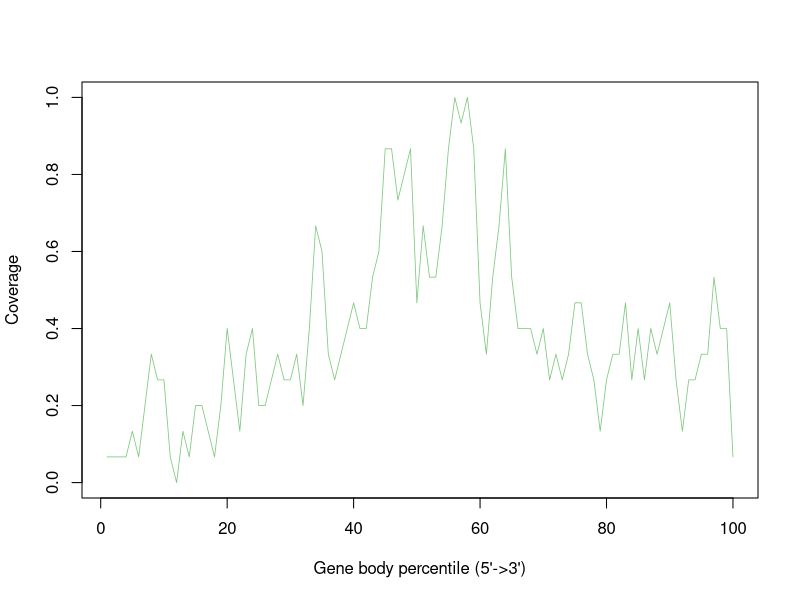

Write the R code that produced this figure.
GSM4486035_Aligned.sortedByCoord_sorted.out <- c(0.06666666666666667,0.06666666666666667,0.06666666666666667,0.06666666666666667,0.13333333333333333,0.06666666666666667,0.2,0.3333333333333333,0.26666666666666666,0.26666666666666666,0.06666666666666667,0.0,0.13333333333333333,0.06666666666666667,0.2,0.2,0.13333333333333333,0.06666666666666667,0.2,0.4,0.26666666666666666,0.13333333333333333,0.3333333333333333,0.4,0.2,0.2,0.26666666666666666,0.3333333333333333,0.26666666666666666,0.26666666666666666,0.3333333333333333,0.2,0.4,0.6666666666666666,0.6,0.3333333333333333,0.26666666666666666,0.3333333333333333,0.4,0.4666666666666667,0.4,0.4,0.5333333333333333,0.6,0.8666666666666667,0.8666666666666667,0.7333333333333333,0.8,0.8666666666666667,0.4666666666666667,0.6666666666666666,0.5333333333333333,0.5333333333333333,0.6666666666666666,0.8666666666666667,1.0,0.9333333333333333,1.0,0.8666666666666667,0.4666666666666667,0.3333333333333333,0.5333333333333333,0.6666666666666666,0.8666666666666667,0.5333333333333333,0.4,0.4,0.4,0.3333333333333333,0.4,0.26666666666666666,0.3333333333333333,0.26666666666666666,0.3333333333333333,0.4666666666666667,0.4666666666666667,0.3333333333333333,0.26666666666666666,0.13333333333333333,0.26666666666666666,0.3333333333333333,0.3333333333333333,0.4666666666666667,0.26666666666666666,0.4,0.26666666666666666,0.4,0.3333333333333333,0.4,0.4666666666666667,0.26666666666666666,0.13333333333333333,0.26666666666666666,0.26666666666666666,0.3333333333333333,0.3333333333333333,0.5333333333333333,0.4,0.4,0.06666666666666667)


pdf("GSM4486035.geneBodyCoverage.curves.pdf")
x=1:100
icolor = colorRampPalette(c("#7fc97f","#beaed4","#fdc086","#ffff99","#386cb0","#f0027f"))(1)
plot(x,GSM4486035_Aligned.sortedByCoord_sorted.out,type='l',xlab="Gene body percentile (5'->3')", ylab="Coverage",lwd=0.8,col=icolor[1])
dev.off()
